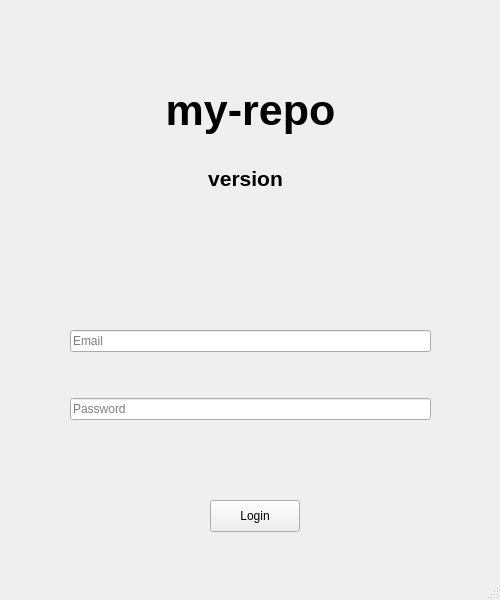
<?xml version="1.0" encoding="UTF-8"?>
<ui version="4.0">
 <class>LoginWindow</class>
 <widget class="QMainWindow" name="LoginWindow">
  <property name="geometry">
   <rect>
    <x>0</x>
    <y>0</y>
    <width>500</width>
    <height>600</height>
   </rect>
  </property>
  <property name="minimumSize">
   <size>
    <width>500</width>
    <height>600</height>
   </size>
  </property>
  <property name="maximumSize">
   <size>
    <width>500</width>
    <height>600</height>
   </size>
  </property>
  <property name="focusPolicy">
   <enum>Qt::NoFocus</enum>
  </property>
  <property name="windowTitle">
   <string>Login</string>
  </property>
  <property name="dockOptions">
   <set>QMainWindow::AllowNestedDocks|QMainWindow::AllowTabbedDocks|QMainWindow::AnimatedDocks</set>
  </property>
  <widget class="QWidget" name="centralwidget">
   <widget class="QWidget" name="verticalLayoutWidget_2">
    <property name="geometry">
     <rect>
      <x>70</x>
      <y>290</y>
      <width>361</width>
      <height>171</height>
     </rect>
    </property>
    <layout class="QVBoxLayout" name="verticalLayout_2">
     <item>
      <widget class="QLineEdit" name="lineEmailInput">
       <property name="placeholderText">
        <string>Email</string>
       </property>
      </widget>
     </item>
     <item>
      <widget class="QLineEdit" name="linePasswordInput">
       <property name="inputMethodHints">
        <set>Qt::ImhSensitiveData</set>
       </property>
       <property name="alignment">
        <set>Qt::AlignLeading|Qt::AlignLeft|Qt::AlignVCenter</set>
       </property>
       <property name="placeholderText">
        <string>Password</string>
       </property>
      </widget>
     </item>
    </layout>
   </widget>
   <widget class="QLabel" name="labelTitle">
    <property name="geometry">
     <rect>
      <x>20</x>
      <y>80</y>
      <width>461</width>
      <height>61</height>
     </rect>
    </property>
    <property name="font">
     <font>
      <pointsize>32</pointsize>
      <weight>75</weight>
      <bold>true</bold>
     </font>
    </property>
    <property name="text">
     <string>my-repo</string>
    </property>
    <property name="scaledContents">
     <bool>true</bool>
    </property>
    <property name="alignment">
     <set>Qt::AlignCenter</set>
    </property>
   </widget>
   <widget class="QLabel" name="labelVersion">
    <property name="geometry">
     <rect>
      <x>190</x>
      <y>170</y>
      <width>111</width>
      <height>16</height>
     </rect>
    </property>
    <property name="font">
     <font>
      <pointsize>16</pointsize>
      <weight>75</weight>
      <bold>true</bold>
     </font>
    </property>
    <property name="text">
     <string>version</string>
    </property>
    <property name="textFormat">
     <enum>Qt::PlainText</enum>
    </property>
    <property name="alignment">
     <set>Qt::AlignCenter</set>
    </property>
   </widget>
   <widget class="QPushButton" name="pushLogin">
    <property name="geometry">
     <rect>
      <x>210</x>
      <y>500</y>
      <width>90</width>
      <height>32</height>
     </rect>
    </property>
    <property name="text">
     <string>Login</string>
    </property>
    <property name="flat">
     <bool>false</bool>
    </property>
   </widget>
  </widget>
  <widget class="QStatusBar" name="statusbar"/>
 </widget>
 <resources/>
 <connections/>
</ui>
